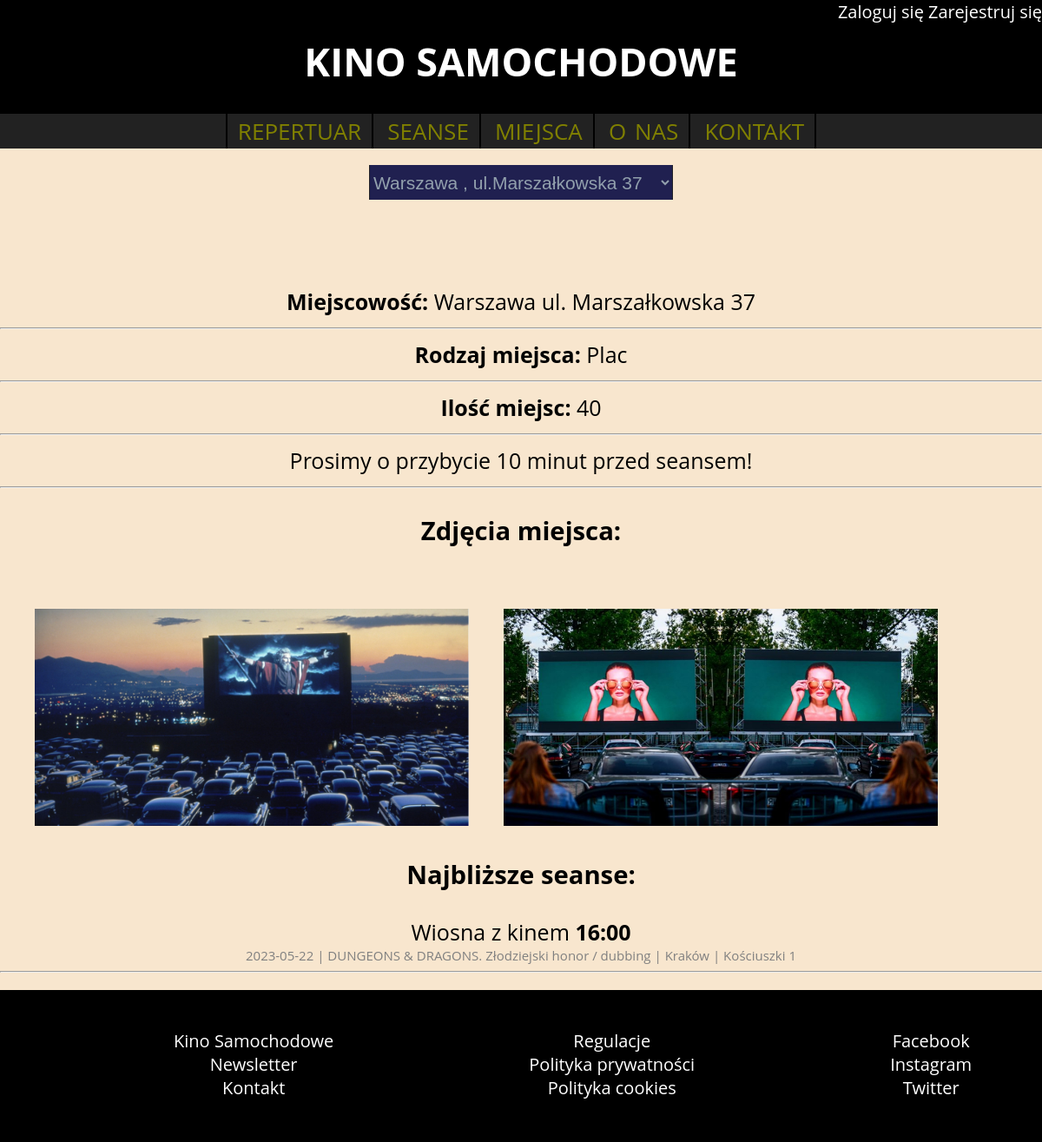
The app's page /miejsca.php?id_miejsca=2 with its own data.
### tables this page shows
CREATE TABLE `miejsce_seansu` (
  `IDMiejsca` int(11) NOT NULL,
  `miejscowosc` text NOT NULL,
  `ulica` text NOT NULL,
  `rodzaj_miejsca` text NOT NULL,
  `ilosc_miejsc_parkingowych` int(11) NOT NULL,
  `dodatkowe_informacje` text DEFAULT NULL,
  `IDAdministratora` int(11) DEFAULT NULL
);

CREATE TABLE `miejsce_seansu_zdjecia` (
  `nazwa_zdjecia` text NOT NULL,
  `IDMiejsca` int(11) NOT NULL
);

CREATE TABLE `seans` (
  `IDSeansu` int(11) NOT NULL,
  `nazwa` text NOT NULL,
  `data` date NOT NULL,
  `godzina` time NOT NULL,
  `IDFilmu` int(11) DEFAULT NULL,
  `IDMiejsca` int(11) DEFAULT NULL,
  `nazwa_plakatu` text DEFAULT NULL,
  `IDAdministratora` int(11) DEFAULT NULL
);

CREATE TABLE `film` (
  `IDFilmu` int(11) NOT NULL,
  `tytul` text NOT NULL,
  `rezyseria` text DEFAULT NULL,
  `obsada` text DEFAULT NULL,
  `scenariusz` text DEFAULT NULL,
  `gatunek` text DEFAULT NULL,
  `czas_trwania` int(11) DEFAULT NULL,
  `kraj` text DEFAULT NULL,
  `rok_produkcji` int(11) DEFAULT NULL,
  `opis` text DEFAULT NULL,
  `nazwa_plakatu` text DEFAULT NULL,
  `IDAdministratora` int(11) NOT NULL
);

### connect.php (called while the page is built, shortened)
<?php
$path_miejsce_index ="img/miejsce_seansu/";
?>

### miejsca.php (the view, shortened to what this page needs)
<!doctype html>
<?php
	require_once('connect.php');
?>
<html>
    <head>
		<link rel="stylesheet" href="style.css">
    </head>
    <body>
		<header>
<?php		if(isset($_SESSION['uzytkownik'])){ 							?>
			<div id="logged">
				<ul>
					<li><a href='uzytkownik'><?php echo $_SESSION['uzytkownik'] ?></a></li>
					<li><a href='logout.php'>Wyloguj się</a></li>
				</ul>
			</div>
<?php		}else{												?>
			<div id="logged">
			 	<ul>
					<li><a href='logowanie.php'>Zaloguj się</a></li>
					<li><a href='rejestracja.php'>Zarejestruj się</a></li>
				</ul>
			</div>
<?php 			} 																?>
			<h1><a href='index.php'>KINO SAMOCHODOWE</a></h1>
			<nav>
				<a href='index.php'>REPERTUAR</a>
				<a href='seanse.php'>SEANSE</a>
				<a href='miejsca.php'>MIEJSCA</a>
				<a href>O NAS</a>
				<a href>KONTAKT</a>
			</nav>
        </header>
		<section>
			<div class="z_miejscami">
				<div id="wybor_miejsca">
					<form method="get">
						<select class="select_index" name="id_miejsca" onchange="this.form.submit()">
							<?php
								if(isset ($_GET['id_miejsca']) && ($_GET['id_miejsca']!="all")){
									$miejsce = $_GET['id_miejsca'];
									$result = $mysqli->query("SELECT * FROM miejsce_seansu WHERE IDMiejsca = $miejsce ORDER BY miejscowosc");
									$dane_miejsca = $result->fetch_array();
									echo "<option value=".$dane_miejsca['IDMiejsca'].">".$dane_miejsca['miejscowosc']." , ul.".$dane_miejsca['ulica']." </option>";
								?>
								<?php
								}else{
									$result = $mysqli->query("SELECT * FROM miejsce_seansu ORDER BY miejscowosc");
									echo "<option value='all'>-</option>";
									while($row = $result->fetch_array()){
										echo "<option value=".$row['IDMiejsca'].">".$row['miejscowosc']." , ul.".$row['ulica']." </option>";
									}
								}
							?>
						</select>
					</form>
				</div>
				<?php
				if(isset ($_GET['id_miejsca']) && ($_GET['id_miejsca']!="all")){
				?>
				<div id="informacje_miejsce">
					<div class="linia"><b>Miejscowość:</b> <?php echo $dane_miejsca['miejscowosc']." ul. ".$dane_miejsca['ulica'] ?><hr></div>
					<div class="linia"><b>Rodzaj miejsca:</b> <?php echo $dane_miejsca['rodzaj_miejsca'] ?><hr></div>
					<div class="linia"><b>Ilość miejsc:</b> <?php echo $dane_miejsca['ilosc_miejsc_parkingowych'] ?><hr></div>
					<?php
					if($dane_miejsca['dodatkowe_informacje'] != NULL){
				?><div class="linia"><?php echo $dane_miejsca['dodatkowe_informacje'] ?><hr></div><?php } ?>
				</div>
					<h3>Zdjęcia miejsca:</h3>
					<div id="zdjecia">
						<?php
							$result=$mysqli->query("SELECT nazwa_zdjecia FROM miejsce_seansu_zdjecia WHERE IDMiejsca =".$_GET['id_miejsca']);
							while($row=$result->fetch_array()){
								?><div class="zdjecie">
									<img src="<?php echo $path_miejsce_index.$dane_miejsca['IDMiejsca']."/".$row['nazwa_zdjecia'] ?> "width="500px" height="250px"></div><?php
							}
						?>
					</div>
					<div>
					<h3>Najbliższe seanse:</h3>
					<?php
						$result = $mysqli->query("SELECT seans.IDSeansu, seans.nazwa, seans.data, seans.nazwa_plakatu, DATE_FORMAT(seans.godzina, '%H:%i') AS godzina, film.tytul, miejsce_seansu.miejscowosc, miejsce_seansu.ulica FROM seans INNER JOIN film ON film.IDFilmu = seans.IDFilmu INNER JOIN miejsce_seansu ON miejsce_seansu.IDMiejsca = seans.IDMiejsca WHERE film.IDFilmu = ".$_GET['id_miejsca']." ORDER BY seans.data");
						while($row=$result->fetch_array()){
						?>
							<a href="seans.php?id_seansu=<?php echo $row['IDSeansu'] ?>" title='Informacje o seansie'><?php echo $row['nazwa'] ?></a>
							<a href="bilet/index.php?kup_bilet=<?php echo $row['IDSeansu'] ?>"><b><?php echo $row['godzina'] ?></b></a>
							<div class='krotki_opis'>
								<?php echo $row['data'] ?> | <?php echo $row['tytul'] ?> | <?php echo $row['miejscowosc'] ?> | <?php echo $row['ulica'] ?><hr>
							</div>
				<?php }
				}?>
			</div>
        </section>
		<footer>
			<ul>
				<li><a href>Kino Samochodowe</a></li>
				<li><a href>Newsletter</a></li>
				<li><a href>Kontakt</a></li>
			</ul>
			<ul>
				<li><a href>Regulacje</a></li>
				<li><a href>Polityka prywatności</a></li>
				<li><a href>Polityka cookies</a></li>
			</ul>
			<ul>
				<li><a href>Facebook</a></li>
				<li><a href>Instagram</a></li>
				<li><a href>Twitter</a></li>
			</ul><br>
        </footer>
    </body>
</html>

### style.css (style rules this page uses)
body { text-align:center; font-family:Open Sans; margin: 0; background-color:hsl(34, 76%, 89%); }
header { background-color:black; color:white; height:170px; }
#logged { height:40px; float:right; }
#logged ul { list-style: none; margin: 0; font-size:20px; }
#logged ul li { display: inline-block; }
header h1 { clear:both; font-size:45px; margin-top:0; }
nav { background-color:#222222; }
nav a { color:olive; word-spacing:3px; font-size:26px; border-right:2px solid black; padding: 2px 12px; display:inline-block; }
nav a:first-child { border-left:2px solid black; }
.wybor select, .wybor1 select, #wybor_miejsca select { height:40px; }
section { margin:20px 0; min-height:610px; font-size:25px; color:black; }
footer { background-color:black; color:white; margin:0 auto; height:175px; }
footer ul { float:left; list-style: none; padding:25px; padding-left:200px; font-size:20px; }
section a { color:black; }
a { text-decoration: none; color:white; }
.krotki_opis { font-size:15px; color:grey; margin-bottom:20px; }
.linia { margin-bottom:10px; }
#zdjecia { margin-top:50px; text-align:left; }
.zdjecie { float:left; margin-left:40px; margin-top:20px; }
#informacje_miejsce { margin-top:100px; }
form { font-size:18px; text-align:center; font-weight:bold; line-height:30px; }
input[type=text], input[type=password], input[type=number], input[type=date], input[type=time], textarea, select { border: 2px solid; height: 25px; width:300px; font-size:15px; }
.select_index { background-color: #202050; font-size:21px; color:#92A0AD; border:0; border-left:1px solid #212126; border-right:1px solid #212126; cursor:pointer; width:350px; }

### records on screen
miejsce_seansu: id_miejsca "Warszawa , ul.Marszałkowska 37", miejscowosc "Warszawa", ulica "Marszałkowska 37", rodzaj_miejsca "Plac", ilosc_miejsc_parkingowych "40", dodatkowe_informacje "Prosimy o przybycie 10 minut przed seansem!"
miejsce_seansu_zdjecia: nazwa_zdjecia (picture)
miejsce_seansu_zdjecia: nazwa_zdjecia (picture)
seans: nazwa "Wiosna z kinem", godzina "16:00", data "2023-05-22", IDFilmu.tytul "DUNGEONS & DRAGONS. Złodziejski honor / dubbing", IDMiejsca.miejscowosc "Kraków", IDMiejsca.ulica "Kościuszki 1"
